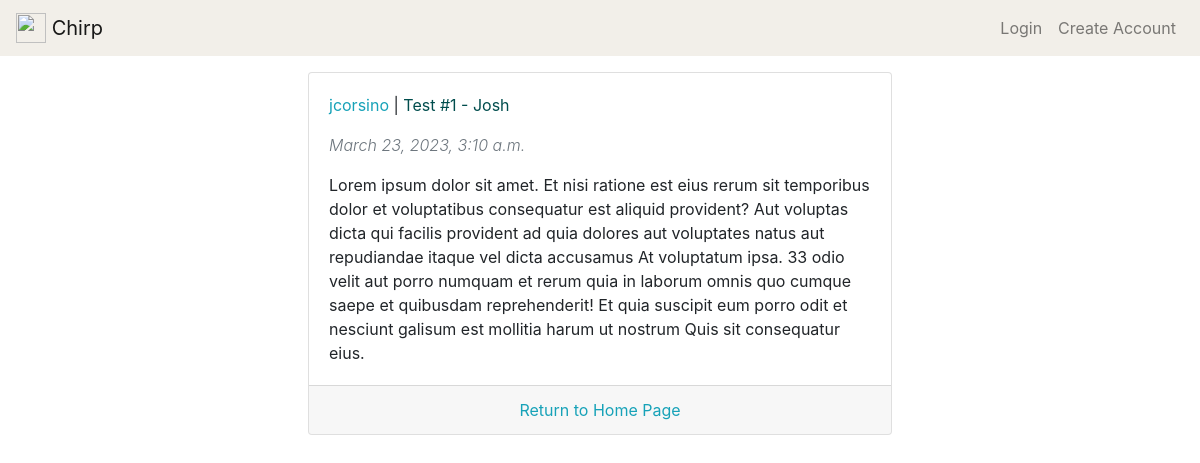
The app's page /post/14/ with its own data.
### posts/models.py (models this page shows, shortened)
class Post(models.Model):
    author = models.ForeignKey('auth.User', related_name="posts", on_delete=models.CASCADE)
    created = models.DateTimeField(auto_now_add=True,)
    body = models.TextField(max_length=1000)
    title = models.CharField(max_length=100)
    class Meta:
        ordering = ['-created']

### posts/views.py (the view)
# urls.py: path('post/<int:pk>/', views.ChirpDetailView.as_view(), name='detail'),
class ChirpDetailView(DetailView):
    model = Post
    template_name = 'post_detail.html'

### templates/post_detail.html (shortened to what this page needs)
{% extends 'base.html' %}
{% block content %}
<div class="p-3">
    <div class="card m-auto" style="width: 50%;">
        <div class="card-body">
            <div class="d-flex flex-row justify-content-between">
                <div>
                    <p><a class="text-info" href="{% url 'users:profile' post.author.username %}">{{ post.author.username }}</a> | <a style="color:rgb(0, 77, 77);" href="{%  url 'posts:detail' post.pk %}">{{ post.title }}</a></p>
                    <p class="text-muted font-italic font-weight-light">{{ post.created }}</p>
                </div>
            </div>
            <p class="card-text">{{ post.body }}</p>
        </div>
        <div class="card-footer text-center">
            <a class="text-info" href="{% url 'posts:home' %}">Return to Home Page</a>
        </div>
    </div>
</div>
{% endblock content %}

### records on screen
Post: author.username "jcorsino", title "Test #1 - Josh", created "March 23, 2023, 3:10 a.m.", body "Lorem ipsum dolor sit amet. Et nisi ratione est eius rerum sit temporibus dolor et voluptatibus consequatur est aliquid provident? Aut voluptas dicta qui facilis provident ad quia dolores aut voluptates natus aut repudiandae itaque vel dicta accusamus At voluptatum ipsa. 33 odio velit aut porro numquam et rerum quia in laborum omnis quo cumque saepe et quibusdam reprehenderit! Et quia suscipit eum porro odit et nesciunt galisum est mollitia harum ut nostrum Quis sit consequatur eius."
